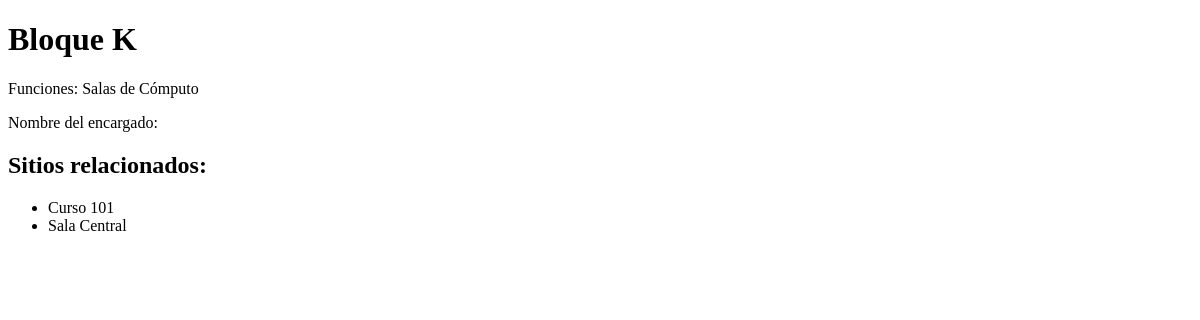
/bloque/1/, run on an earlier commit of the app's database.
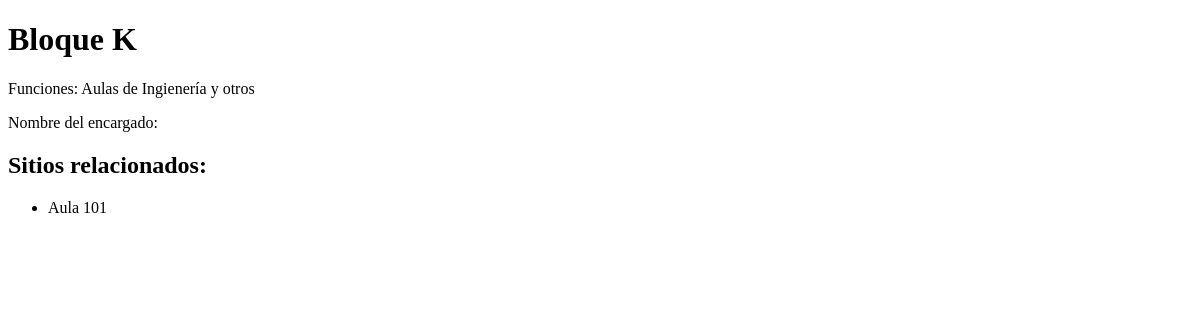
And on a later commit of the database.
### sitios/models.py (models this page shows, shortened)
class Bloque(models.Model):
    id = models.AutoField(primary_key= True)
    nombre = models.CharField('Nombre del bloque',max_length=100,null = False ,blank= False)
    funciones = models.CharField('Funciones del Bloque',max_length=100)
    nombre_encargado = models.CharField('Nombre del encargado',max_length=100, blank= True)
    numero_planta = models.IntegerField('numero de plantas')
    horario_bloque = models.CharField('Horarios',max_length=100)
    descripcion = models.TextField(null = True, blank=True)
    gps = models.CharField(max_length=100, blank=True, null = False)
    class Meta:
        verbose_name = 'Bloque'
        verbose_name_plural = 'Bloques'

class Sitio(models.Model):
    id = models.AutoField(primary_key= True)
    nombre = models.CharField('Nombre del Sitio',max_length=100,null = False ,blank= False)
    bloque = models.ForeignKey('Bloque', on_delete=models.PROTECT, default="", blank= False)
    horario = models.CharField('Horario de atencion',max_length=100, blank= True)
    foto = models.URLField('foto',null = False ,blank= True)
    gps = models.CharField(max_length=100, blank= True)
    class Meta:
        verbose_name = 'Sitio'
        verbose_name_plural = 'Sitios'

### sitios/views.py (the view)
# urls.py: path('bloque/<int:bloque_id>/', views.bloque, name='bloque'),
def bloque(request, bloque_id):
    bloque = get_object_or_404(Bloque, id=bloque_id)
    sitios = bloque.sitio_set.all()
    return render(request, 'bloque.html', {'bloque': bloque, 'sitios': sitios})

### sitios/templates/bloque.html (shortened to what this page needs)
{% extends 'base.html' %}
{% block contenido %}
    <h1>{{ bloque.nombre }}</h1>
    <p>Funciones: {{ bloque.funciones }}</p>
    <p>Nombre del encargado: {{ bloque.nombre_encargado }}</p>
    <h2>Sitios relacionados:</h2>
    <ul>
    {% for sitio in sitios %}
        <li>{{ sitio.nombre }}</li>
    {% endfor %}
    </ul>
{% endblock %}

### sitios/templates/base.html (shortened to what this page needs)
{% load static %}
<!DOCTYPE html>
<html lang="en">
<head>
</head>
<body>
    {% block contenido %}
    {% endblock %}
</body>
</html>

What changed in the data, as far as the page shows it:
removed Sitio: nombre "Sala Central"
changed Bloque "Bloque K": funciones "Salas de Cómputo" → "Aulas de Ingienería y otros"
changed Sitio: nombre "Curso 101" → "Aula 101"
